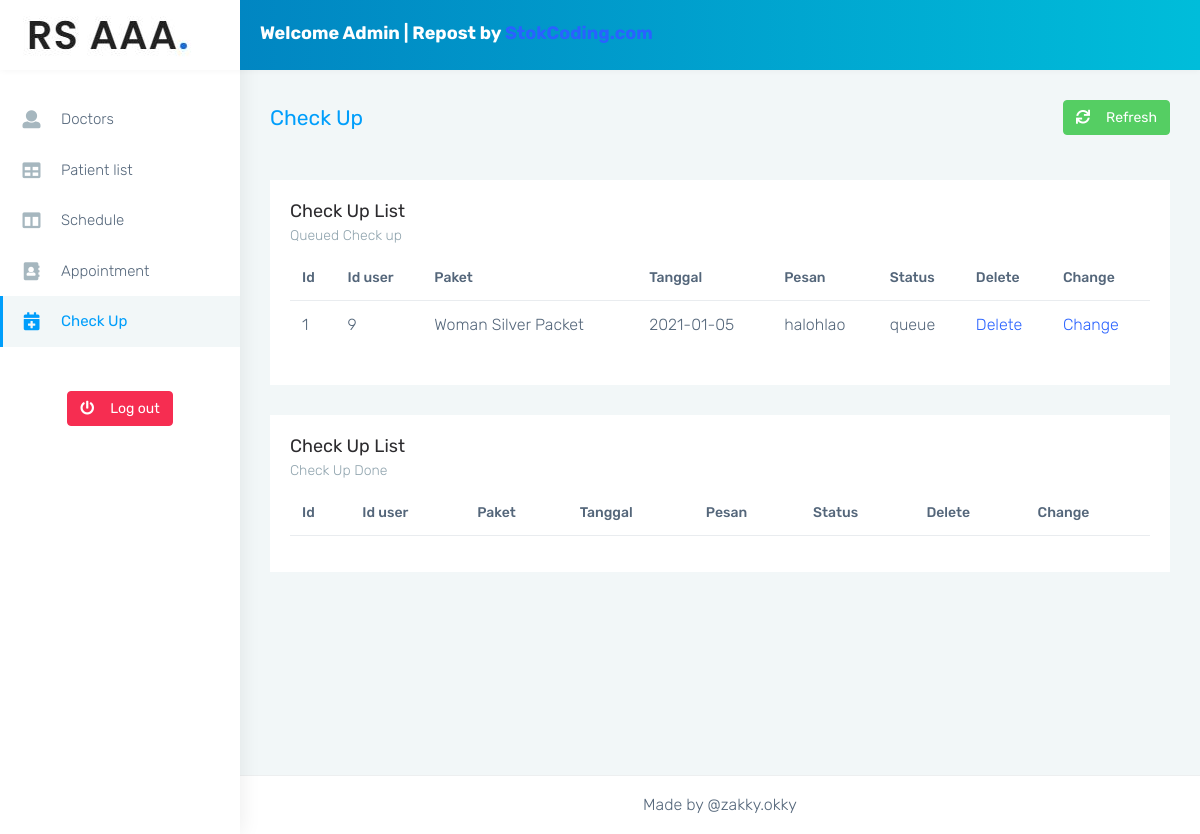
Page /rumahSakit/admin/monster-html/checkup-page.php on the committed database.
### tables this page shows
CREATE TABLE `checkup` (
  `id_checkup` int(5) NOT NULL,
  `id_user` int(5) NOT NULL,
  `paket` varchar(128) NOT NULL,
  `tanggal` date NOT NULL,
  `pesan` varchar(248) NOT NULL,
  `status_checkup` varchar(10) NOT NULL DEFAULT 'queue'
);

### rumahSakit/admin/monster-html/checkup-page.php (the view, shortened to what this page needs)
<?php
include_once '../../includes/dbh.inc.php';
?>
<!DOCTYPE html>
<html dir="ltr" lang="en">
<head>
    <link href="css/style.min.css" rel="stylesheet">
</head>
<body>
    <div id="main-wrapper" data-layout="vertical" data-navbarbg="skin5" data-sidebartype="full" data-sidebar-position="absolute" data-header-position="absolute" data-boxed-layout="full">
        <header class="topbar" data-navbarbg="skin6">
            <nav class="navbar top-navbar navbar-expand-md navbar-dark">
                <div class="navbar-header" data-logobg="skin6">
                    <a class="navbar-brand" href="index.html">
                        <span class="logo-text">
                            <img src="../assets/images/logo-text.jpg" alt="homepage" class="dark-logo" />
                        </span>
                    </a>
                </div>
                <div class="navbar-collapse collapse" id="navbarSupportedContent" data-navbarbg="skin5">
                    <ul class="navbar-nav mr-auto mt-md-0 ">
                        <li class="nav-item hidden-sm-down">
                            <div style="color: white; margin-left: 20px; margin-top: 5px">
                                <h4>Welcome Admin | Repost by <a href='https://stokcoding.com/' title='StokCoding.com' target='_blank'>StokCoding.com</a></h4>
                            </div>
                        </li>
                    </ul>
                    <ul class="navbar-nav">
                        <li class="nav-item dropdown">
                            <a class="nav-link dropdown-toggle waves-effect waves-dark" aria-haspopup="true" aria-expanded="false">
                            </a>
                        </li>
                    </ul>
                </div>
            </nav>
        </header>
        <aside class="left-sidebar" data-sidebarbg="skin6">
            <div class="scroll-sidebar">
                <nav class="sidebar-nav">
                    <ul id="sidebarnav">
                        <li class="sidebar-item"> <a class="sidebar-link waves-effect waves-dark sidebar-link" href="doctors-page.php" aria-expanded="false">
                                <i class="mr-3 fa fa-user" aria-hidden="true"></i><span class="hide-menu">Doctors</span></a>
                        </li>
                        <li class="sidebar-item"> <a class="sidebar-link waves-effect waves-dark sidebar-link" href="table-basic.php" aria-expanded="false"><i class="mr-3 fa fa-table" aria-hidden="true"></i><span class="hide-menu">Patient list</span></a></li>
                        <li class="sidebar-item"> <a class="sidebar-link waves-effect waves-dark sidebar-link" href="pages-blank.php" aria-expanded="false"><i class="mr-3 fa fa-columns" aria-hidden="true"></i><span class="hide-menu">Schedule</span></a></li>
                        <li class="sidebar-item"> <a class="sidebar-link waves-effect waves-dark sidebar-link" href="appointment-page.php" aria-expanded="false"><i class="mr-3 fas fa-address-book" aria-hidden="true"></i><span class="hide-menu">Appointment</span></a></li>
                        <li class="sidebar-item"> <a class="sidebar-link waves-effect waves-dark sidebar-link" href="checkup-page.php" aria-expanded="false"><i class="mr-3 fas fa-calendar-plus" aria-hidden="true"></i><span class="hide-menu">Check Up</span></a></li>
                        <li class="text-center p-20 upgrade-btn">
                            <a href="../../index.php" class="btn btn-danger text-white mt-4" target="_blank"><i class="mr-3 fas fa-power-off" aria-hidden="true"></i>Log out
                            </a>
                        </li>
                    </ul>
                </nav>
            </div>
        </aside>
        <div class="page-wrapper">
            <div class="page-breadcrumb">
                <div class="row align-items-center">
                    <div class="col-md-6 col-8 align-self-center">
                        <h3 class="page-title mb-0 p-0">Check Up</h3>
                    </div>
                    <div class="col-md-6 col-4 align-self-center">
                        <div class="text-right upgrade-btn">
                            <a onClick="window.location.reload();" class="btn btn-success d-none d-md-inline-block text-white"><i class="mr-3 fas fa-sync"></i>Refresh
                            </a>
                        </div>
                    </div>
                </div>
            </div>
            <div class="container-fluid">
                <div class="row">
                    <div class="col-sm-12">
                        <div class="card">
                            <div class="card-body">
                                <h4 class="card-title">Check Up List</h4>
                                <h6 class="card-subtitle">Queued Check up</h6>
                                <div class="table-responsive">
                                    <table class="table user-table no-wrap">
                                        <thead>
                                            <tr>
                                                <th class="border-top-0">Id</th>
                                                <th class="border-top-0">Id user</th>
                                                <th class="border-top-0">Paket</th>
                                                <th class="border-top-0">Tanggal</th>
                                                <th class="border-top-0">Pesan</th>
                                                <th class="border-top-0">Status</th>
                                                <th class="border-top-0">Delete</th>
                                                <th class="border-top-0">Change</th>
                                            </tr>
                                        </thead>
                                        <tbody>
                                            <?php
                                            $result1 = mysqli_query($conn, "SELECT * FROM checkup WHERE status_checkup = 'queue'");
                                            while ($rows1 = mysqli_fetch_assoc($result1)) {
                                                echo "<tr>";
                                                echo "<td>" . $rows1['id_checkup'] . "</td>";
                                                echo "<td>" . $rows1['id_user'] . "</td>";
                                                echo "<td>" . $rows1['paket'] . "</td>";
                                                echo "<td>" . $rows1['tanggal'] . "</td>";
                                                echo "<td>" . $rows1['pesan'] . "</td>";
                                                echo "<td>" . $rows1['status_checkup'] . "</td>";
                                                echo "<td><a href='../../includes/delete-checkup.inc.php?id=$rows1[id_checkup]'>Delete</a></td>";
                                                echo "<td><a href='../../includes/change-checkup.inc.php?id=$rows1[id_checkup]'>Change</a></td>";
                                                echo "</tr>";
                                            }
                                            ?>
                                        </tbody>
                                    </table>
                                </div>
                            </div>
                        </div>
                    </div>
                </div>
                <div class="row">
                    <div class="col-sm-12">
                        <div class="card">
                            <div class="card-body">
                                <h4 class="card-title">Check Up List</h4>
                                <h6 class="card-subtitle">Check Up Done</h6>
                                <div class="table-responsive">
                                    <table class="table user-table no-wrap">
                                        <thead>
                                            <tr>
                                                <th class="border-top-0">Id</th>
                                                <th class="border-top-0">Id user</th>
                                                <th class="border-top-0">Paket</th>
                                                <th class="border-top-0">Tanggal</th>
                                                <th class="border-top-0">Pesan</th>
                                                <th class="border-top-0">Status</th>
                                                <th class="border-top-0">Delete</th>
                                                <th class="border-top-0">Change</th>
                                            </tr>
                                        </thead>
                                    </table>
                                </div>
                            </div>
                        </div>
                    </div>
                </div>
            </div>
            <footer class="footer text-center">
                Made by @zakky.okky</a>
            </footer>
        </div>
    </div>
</body>
</html>

### rows in the picture
checkup: id_checkup "1", id_user "9", paket "Woman Silver Packet", tanggal "2021-01-05", pesan "halohlao", status_checkup "queue"
